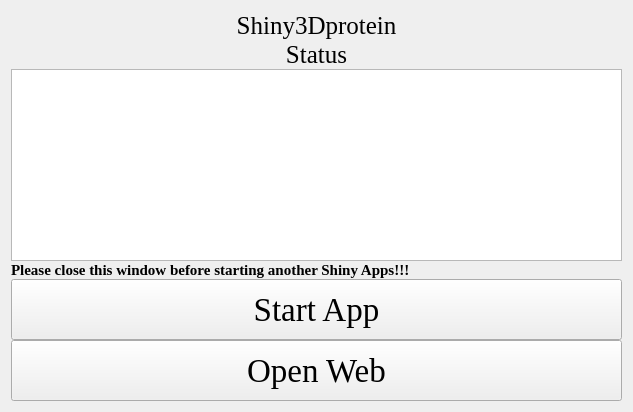
<?xml version="1.0" encoding="UTF-8"?>
<ui version="4.0">
 <class>Form</class>
 <widget class="QWidget" name="Form">
  <property name="geometry">
   <rect>
    <x>0</x>
    <y>0</y>
    <width>633</width>
    <height>412</height>
   </rect>
  </property>
  <property name="windowTitle">
   <string>Form</string>
  </property>
  <property name="styleSheet">
   <string notr="true">background-image: url(D:/tools/Pycharm/pyqt/logo/green_back.png);</string>
  </property>
  <layout class="QGridLayout" name="gridLayout_4">
   <property name="verticalSpacing">
    <number>0</number>
   </property>
   <item row="0" column="0">
    <layout class="QGridLayout" name="gridLayout_5">
     <property name="verticalSpacing">
      <number>0</number>
     </property>
     <item row="0" column="0" colspan="3">
      <widget class="QLabel" name="label">
       <property name="sizePolicy">
        <sizepolicy hsizetype="Preferred" vsizetype="Fixed">
         <horstretch>0</horstretch>
         <verstretch>0</verstretch>
        </sizepolicy>
       </property>
       <property name="font">
        <font>
         <family>Times New Roman</family>
         <pointsize>19</pointsize>
        </font>
       </property>
       <property name="text">
        <string>Shiny3Dprotein</string>
       </property>
       <property name="alignment">
        <set>Qt::AlignCenter</set>
       </property>
      </widget>
     </item>
     <item row="3" column="0" colspan="3">
      <widget class="QLabel" name="label_4">
       <property name="sizePolicy">
        <sizepolicy hsizetype="Preferred" vsizetype="Fixed">
         <horstretch>0</horstretch>
         <verstretch>0</verstretch>
        </sizepolicy>
       </property>
       <property name="font">
        <font>
         <family>Times New Roman</family>
         <pointsize>19</pointsize>
        </font>
       </property>
       <property name="text">
        <string>Status</string>
       </property>
       <property name="alignment">
        <set>Qt::AlignCenter</set>
       </property>
      </widget>
     </item>
     <item row="5" column="0" rowspan="2" colspan="3">
      <widget class="QTextBrowser" name="textBrowser">
       <property name="styleSheet">
        <string notr="true">background-image: url(D:/Documents/Desktop/white.png)</string>
       </property>
      </widget>
     </item>
     <item row="7" column="0" colspan="3">
      <widget class="QLabel" name="label_3">
       <property name="sizePolicy">
        <sizepolicy hsizetype="Preferred" vsizetype="Fixed">
         <horstretch>0</horstretch>
         <verstretch>0</verstretch>
        </sizepolicy>
       </property>
       <property name="font">
        <font>
         <family>Times New Roman</family>
         <pointsize>11</pointsize>
         <weight>75</weight>
         <bold>true</bold>
        </font>
       </property>
       <property name="text">
        <string>Please close this window before starting another Shiny Apps!!!</string>
       </property>
      </widget>
     </item>
     <item row="8" column="0" colspan="3">
      <widget class="QPushButton" name="pushButton">
       <property name="sizePolicy">
        <sizepolicy hsizetype="Preferred" vsizetype="Preferred">
         <horstretch>0</horstretch>
         <verstretch>0</verstretch>
        </sizepolicy>
       </property>
       <property name="font">
        <font>
         <family>Times New Roman</family>
         <pointsize>25</pointsize>
        </font>
       </property>
       <property name="text">
        <string>Start App</string>
       </property>
      </widget>
     </item>
     <item row="9" column="0" colspan="3">
      <widget class="QPushButton" name="pushButton_2">
       <property name="sizePolicy">
        <sizepolicy hsizetype="Preferred" vsizetype="Preferred">
         <horstretch>0</horstretch>
         <verstretch>0</verstretch>
        </sizepolicy>
       </property>
       <property name="font">
        <font>
         <family>Times New Roman</family>
         <pointsize>25</pointsize>
        </font>
       </property>
       <property name="text">
        <string>Open Web</string>
       </property>
      </widget>
     </item>
    </layout>
   </item>
  </layout>
 </widget>
 <resources/>
 <connections/>
</ui>
